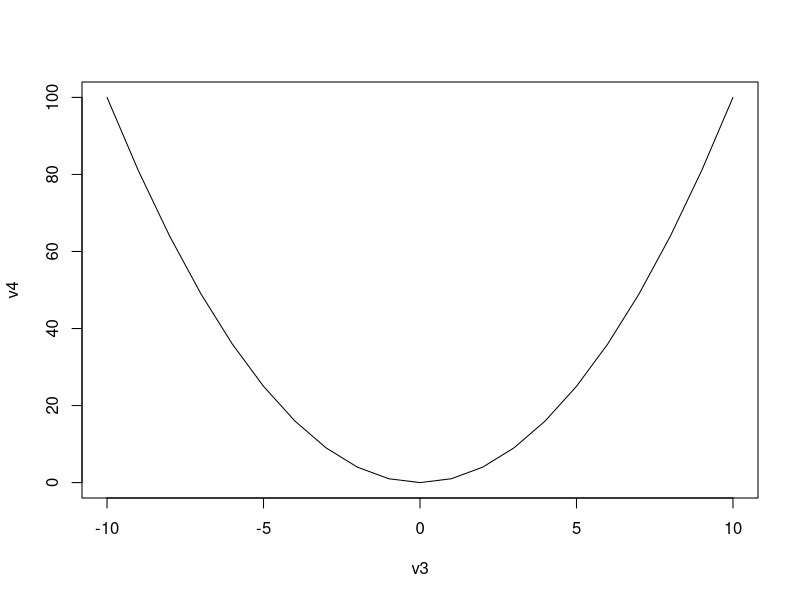
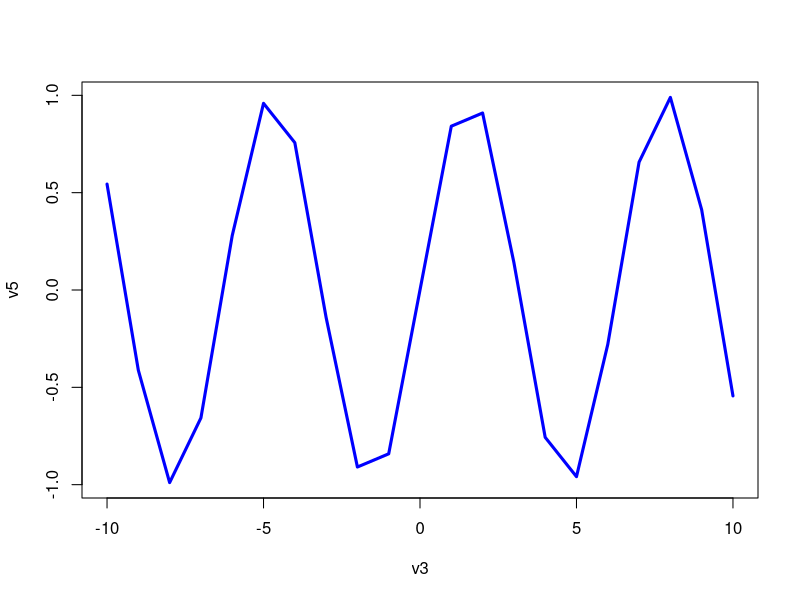

R code for these plots, in order:
print(2)


x = 67
y = "LMAO"

x2 = x + 3


#Vector shit

v1 = c(3, 10, 4, 2, 25)
v2 = c("A", "2", "LMAO")
v3 = -10:10
v4 = v3^2

plot(v3, v4, type = "l")

v5 = sin(v3)

plot(v3, v5, type = "l", col = "blue", "lwd" = 3)

z = v1[3]

#matrices

data = c(3, 10, 2, 19, 0, 1)


m1 = matrix(data, 3, 2, byrow = TRUE)


m2 = matrix(c("XD", "LMAO"), 2 , 2, byrow = FALSE)

m3 = matrix(3, 2, 2)
m4 = matrix(15, 2, 2)

m5 = m3 * m4 #pointwise operation

m6 = m3 %*% m4 #producto matricial

m7 = t(m1) %*% m1


m8 = solve(m7)

#lists

A = 40
b = c("XD", "XD1", "XD3")
c = "GEORGE FLOYD"
d = "123.221.1.10"
e = matrix(c("LMAO", "LMAO1", "LMAO2", "LMAO3"), 2, 2)

l = list(age = A, what = b, xd = c, how = d, pepega = e)


#condition

o = -1
if (o > 1){
  
  print("omg")
  
} else if (o == 1) {
  print("What5")
} else {
  print("omg 2")
}


#for loop

n = 100
g = rep(0, n)
for (i in 1:n){
  g[i] = sqrt(i) + sin(i)

}

for (i in seq(1, n, by = 3)){
  g[i] = sqrt(i) + sin(i)
  
}


print(g)

#while loop


h = 10
j = rep(0, 2)
while (h <= 100){
  j[h] = h^2 + sqrt(h + 1)^2
  h = h + 1
}


#func

area.circ =  function(radius){
  
  x = pi * radius^2
  
  return (x)
}



r =  1

area.circ(radius = r)

